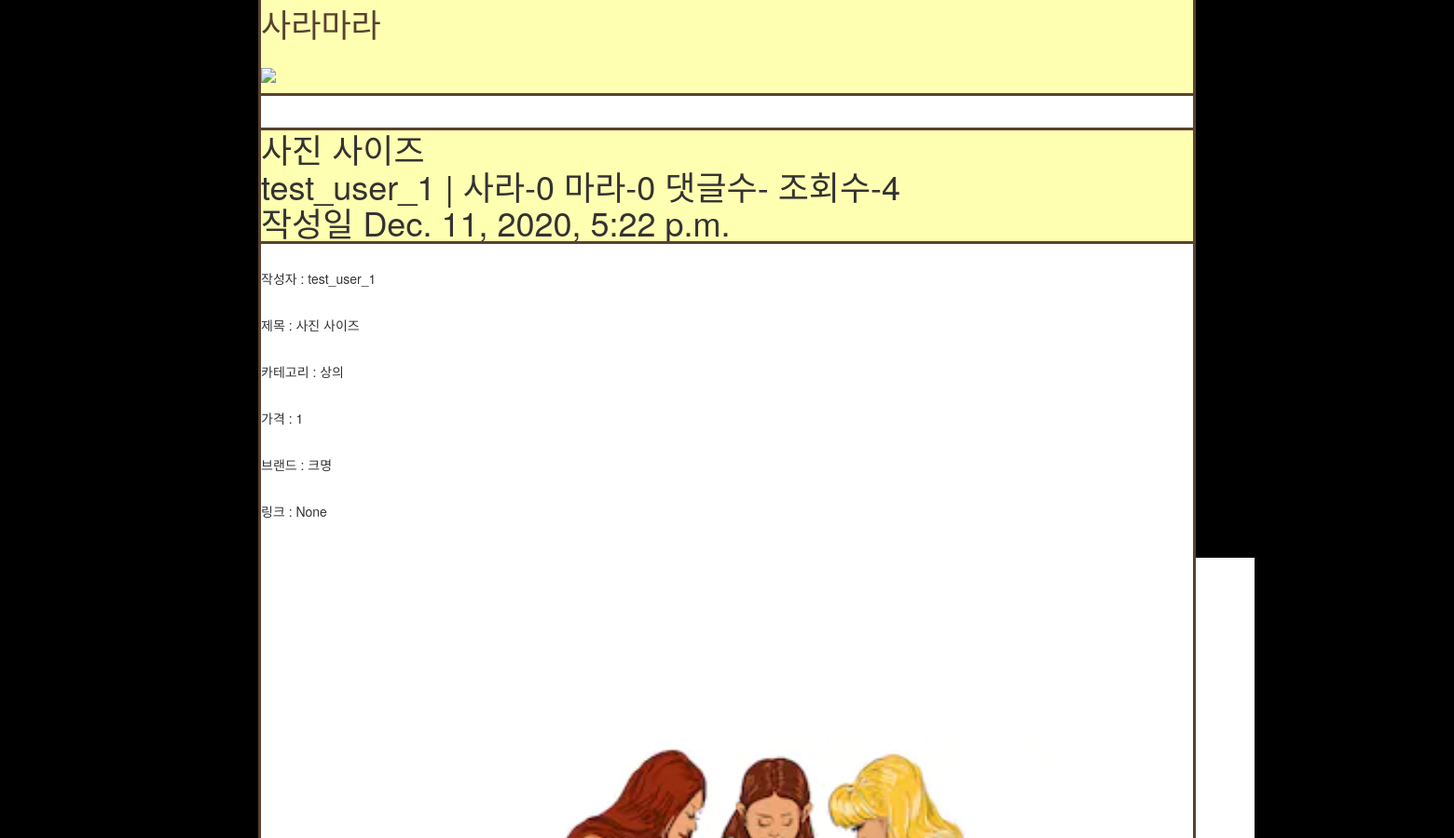
Before: /85/ (upper part) with the older database file.
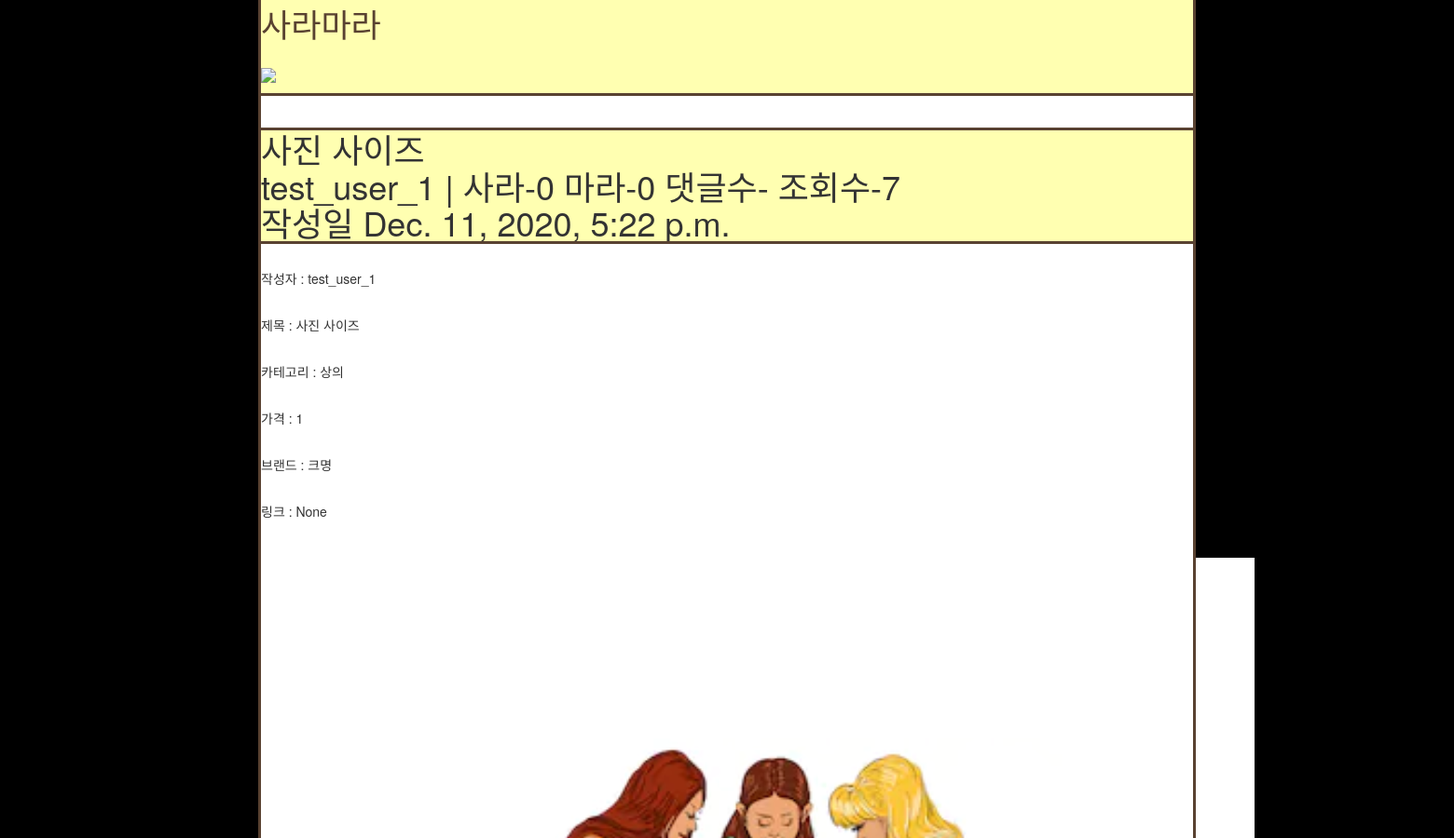
After: the same page with the newer database file.
### posts/models.py (models this page shows, shortened)
class Post(models.Model):
    author = models.ForeignKey(
        settings.AUTH_USER_MODEL, on_delete=models.CASCADE)  # settings.py 에 AUTH_USER_MODEL 확인 추천!
    title = models.CharField(max_length=128)
    price = models.CharField(max_length=128, blank=True, null=True)
    brand = models.CharField(max_length=128, blank=True, null=True)
    link = models.CharField(
        max_length=128, blank=True, null=True)
    pub_date = models.DateTimeField(auto_now_add=True,
                                    verbose_name='date published')
    sara = models.TextField(blank=True, null=True)
    mara = models.TextField(blank=True, null=True)
    sara_cnt = models.IntegerField(default=0)
    mara_cnt = models.IntegerField(default=0)
    comment_cnt = models.IntegerField(default=0)
    view_cnt = models.IntegerField(default=0)
    ckcontent = RichTextUploadingField(blank=True, null=True)
    CATEGORY_CHOICES = (
        ('상의', '상의'),
        ('하의', '하의'),
        ('신발', '신발'),
        ('기타', '기타'),
    )
    category = models.CharField(
        max_length=128, choices=CATEGORY_CHOICES, default='상의', null=False)
    class Meta:
        ordering = ['-id']

class User(AbstractUser):
    kakao_unique_id = models.CharField(
        max_length=128, blank=True, null=True, default="")
    kakao_access_token = models.CharField(
        max_length=128, blank=True, null=True, default="")
    profile_image = models.ImageField(
        blank=True, null=True, upload_to='profile_image', default="C:\django_project\django_project\media\profile_image\saramara_defaults.jpg")
    gender = models.CharField(
        max_length=128, blank=True, null=True, default="")
    email = models.EmailField(
        max_length=128, blank=True, null=True, default="")
    birthday = models.CharField(
        max_length=128, blank=True, null=True, default="0101")
    birthyear = models.CharField(
        max_length=128, blank=True, null=True, default=str(randint(1950, 2010)))

### posts/views.py (the view, shortened to what this page needs)
# urls.py: path('<int:pk>/', views.DetailView.as_view(), name='detail'),
class DetailView(generic.DetailView, View):
    model = Post
    form_class = PostForm
    def get(self, request, pk, *args, **kwargs):
        self.object = self.get_object()
        context = self.get_context_data(object=self.object)
        context['comment'] = self.object.comment_set.all()
        print(request.GET)
        if 'comment_input' in request.GET:
            comment_input = request.GET["comment_input"]
            user = request.user
            self.add_comment(user, comment_input)
        return render(request, 'posts/detail.html', context=context, content_type=None, status=None, using=None)

### posts/context_processors.py (called while the page is built)
def kakao_login_key(request):
    return {'javascript_sdk_key': str(secrets["kakao"]["javascript_key"])}

### posts/templates/posts/detail.html (shortened to what this page needs)
{% extends 'posts/base.html' %} {% block content %} {% load static %}
<br />
<div>
  <h1>
    {{ post.title | upper}} <br />
    {{ post.author }} | 사라-{{post.sara_cnt}} 마라-{{post.mara_cnt}} 댓글수-{% comment %} post별로 댓글 수 도 확인해야함{% endcomment %}
    조회수-{{post.view_cnt}} <br />
    작성일 {{post.pub_date}}
  </h1>
</div>
<br />
<div>
  <p>작성자 : {{ post.author }}</p>
  <br />
  <p>제목 : {{ post.title }}</p>
  <br />
  <p>카테고리 : {{ post.category }}</p>
  <br />
  <p>가격 : {{ post.price }}</p>
  <br />
  <p>브랜드 : {{ post.brand }}</p>
  <br />
  <p>링크 : {{ post.link }}</p>
  <br />
  <p>{{ post.ckcontent|safe }}</p>
  <br />
  <br />
  <br />
  <br />
  <br />
  <br />
  <br />
  <br />
  <br />
  <br />
</div>
<br />
<br />
<br />
<br />
<br />
<br />
<br />
<br />
<br />
<br />
<br />
<br />
<br />
<br />
<br />
<br />
{% endblock %}

Changed rows visible on the page:
changed Post "사진 사이즈": view_cnt "4" → "7"
